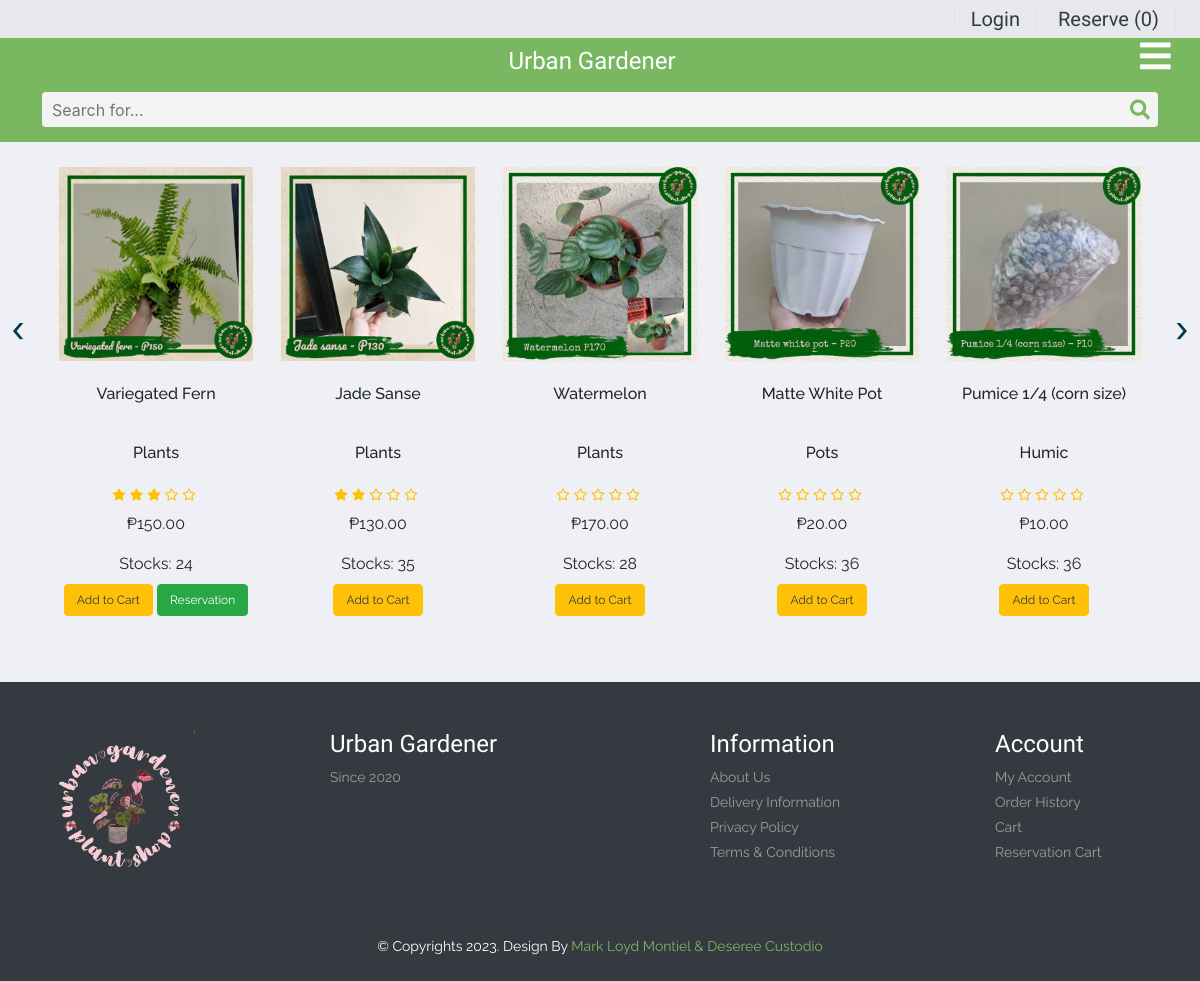
The page /product.php on the database its author committed.
### tables this page shows
CREATE TABLE `product` (
  `item_id` int(11) NOT NULL,
  `item_brand` varchar(200) NOT NULL,
  `item_name` varchar(255) NOT NULL,
  `item_price` double(10,2) NOT NULL,
  `small_price` double(10,2) NOT NULL,
  `medium_price` double(10,2) NOT NULL,
  `large_price` double(10,2) NOT NULL,
  `item_image` varchar(255) NOT NULL,
  `small_image` varchar(255) NOT NULL,
  `medium_image` varchar(255) NOT NULL,
  `large_image` varchar(255) NOT NULL,
  `item_quantity` int(11) NOT NULL,
  `small_quantity` int(11) NOT NULL,
  `medium_quantity` int(11) NOT NULL,
  `large_quantity` int(11) NOT NULL,
  `item_reservation` varchar(200) NOT NULL,
  `item_register` datetime DEFAULT NULL
);

### product.php (called while the page is built, shortened)
<?php
include('header.php');
?>
<?php
        include('Template/__review_template.php');
        include('Template/__top-sale.php');
?>
<?php
include('footer.php');
?>

### Template/__top-sale.php (the view, shortened to what this page needs)
<section id="top-sale">
    <div class="container py-5">
        <h4 class="font-eduvic font-size-24" id="top-sale">Most Popular</h4>
        <div class="owl-carousel owl-theme">
            <?php
            $select_product = mysqli_query($conn, "SELECT * FROM `product` ORDER BY rand()") or die('query failed');
            if(mysqli_num_rows($select_product) > 0){
                while($fetch_product = mysqli_fetch_assoc($select_product)){
                    $item_reservation = $fetch_product['item_reservation'];
                    $item_id = $fetch_product['item_id'];
                    $total_quantity = $fetch_product['small_quantity'] + $fetch_product['medium_quantity'] + $fetch_product['large_quantity'];
            ?>
            <div class="item p-2">
                <div class="product font-rale">
                    <form action="product" method="post">
                        <button type="submit" style="border: 0px;"><img src="<?php echo isset($fetch_product['item_image']) ? $fetch_product['item_image'] : "./assets/products/product-1.jpg"; ?>" alt="product1" class="img-fluid"></button>
                    </form>
                    <div class="text-center">
                        <h6 class="py-3"><?php echo isset($fetch_product['item_name']) ? $fetch_product['item_name'] : "Unknown"; ?></h6>
                        <h6 class="py-3"><?php echo isset($fetch_product['item_brand']) ? $fetch_product['item_brand'] : "Unknown"; ?></h6>
                        <div class="rating text-warning font-size-12">
                            <?php
                            $review_query = mysqli_query($conn, "SELECT * FROM `review_table`  WHERE item_id = '$item_id'") or die("query failed");
                            $total_rating = 0;
                            $average_rating = 0;
                            $total_review = 0;
                            while($fetch_review = mysqli_fetch_assoc($review_query)){
                                $user_rating = $fetch_review['user_rating'];
                                $total_rating = $total_rating + $user_rating;
                                $total_review++;
                                $average_rating = $total_rating/$total_review;
                            }
                            if($average_rating >= 0 && $average_rating <= 0.49){
                                echo '<span><i class="far fa-star mr-1"></i></span>';
                                echo '<span><i class="far fa-star mr-1"></i></span>';
                                echo '<span><i class="far fa-star mr-1"></i></span>';
                                echo '<span><i class="far fa-star mr-1"></i></span>';
                                echo '<span><i class="far fa-star mr-1"></i></span>';
                            }elseif($average_rating <= 0.99 && $average_rating >= 0.5){
                                echo '<i class="fas fa-star-half-alt mr-1"></i>';
                                echo '<span><i class="far fa-star mr-1"></i></span>';
                                echo '<span><i class="far fa-star mr-1"></i></span>';
                                echo '<span><i class="far fa-star mr-1"></i></span>';
                                echo '<span><i class="far fa-star mr-1"></i></span>';
                            }elseif($average_rating >= 1 && $average_rating <= 1.49){
                                echo '<i class="fas fa-star text-warning mr-1 main_star"></i>';
                                echo '<span><i class="far fa-star mr-1"></i></span>';
                                echo '<span><i class="far fa-star mr-1"></i></span>';
                                echo '<span><i class="far fa-star mr-1"></i></span>';
                                echo '<span><i class="far fa-star mr-1"></i></span>';
                            }elseif($average_rating <= 1.99 && $average_rating >= 1.5){
                                echo '<i class="fas fa-star text-warning mr-1 main_star"></i>';
                                echo '<i class="fas fa-star-half-alt mr-1"></i>';
                                echo '<span><i class="far fa-star mr-1"></i></span>';
                                echo '<span><i class="far fa-star mr-1"></i></span>';
                                echo '<span><i class="far fa-star mr-1"></i></span>';
                            }elseif($average_rating >= 2 && $average_rating <= 2.49){
                                echo '<i class="fas fa-star text-warning mr-1 main_star"></i>';
                                echo '<i class="fas fa-star text-warning mr-1 main_star"></i>';
                                echo '<span><i class="far fa-star mr-1"></i></span>';
                                echo '<span><i class="far fa-star mr-1"></i></span>';
                                echo '<span><i class="far fa-star mr-1"></i></span>';
                            }elseif($average_rating <= 2.99 && $average_rating >= 2.5){
                                echo '<i class="fas fa-star text-warning mr-1 main_star"></i>';
                                echo '<i class="fas fa-star text-warning mr-1 main_star"></i>';
                                echo '<span><i class="fas fa-star-half-alt mr-1"></i></span>';
                                echo '<span><i class="far fa-star mr-1"></i></span>';
                                echo '<span><i class="far fa-star mr-1"></i></span>';
                            }elseif($average_rating >= 3 && $average_rating <= 3.49){
                                echo '<i class="fas fa-star text-warning mr-1 main_star"></i>';
                                echo '<i class="fas fa-star text-warning mr-1 main_star"></i>';
                                echo '<i class="fas fa-star text-warning mr-1 main_star"></i>';
                                echo '<span><i class="far fa-star mr-1"></i></span>';
                                echo '<span><i class="far fa-star mr-1"></i></span>';
                            }elseif($average_rating <= 3.99 && $average_rating >= 3.5 ){
                                echo '<i class="fas fa-star text-warning mr-1 main_star"></i>';
                                echo '<i class="fas fa-star text-warning mr-1 main_star"></i>';
                                echo '<i class="fas fa-star text-warning mr-1 main_star"></i>';
                                echo '<i class="fas fa-star-half-alt mr-1"></i>';
                                echo '<i class="far fa-star mr-1"></i>';
                            }elseif($average_rating <= 4.99 && $average_rating >= 4.5){
                                echo '<i class="fas fa-star text-warning mr-1 main_star"></i>';
                                echo '<i class="fas fa-star text-warning mr-1 main_star"></i>';
                                echo '<i class="fas fa-star text-warning mr-1 main_star"></i>';
                                echo '<i class="fas fa-star text-warning mr-1 main_star"></i>';
                                echo '<i class="fas fa-star-half-alt mr-1 main_star"></i>';
                            }else{
                                echo '<span><i class="far fa-star mr-1"></i></span>';
                                echo '<span><i class="far fa-star mr-1"></i></span>';
                                echo '<span><i class="far fa-star mr-1"></i></span>';
                                echo '<span><i class="far fa-star mr-1"></i></span>';
                                echo '<span><i class="far fa-star mr-1"></i></span>';
                            }
                            ?>
                        </div>
                        <div class="price py-2">
                            <span>₱<?php echo isset($fetch_product['small_price']) ? $fetch_product['small_price'] : '0'; ?></span>
                        </div>
                        <div class="price py-2">
                            <span>Stocks: <?php echo $total_quantity ?? "0"; ?></span>
                        </div>
                        <form method="post">
                            <?php
                            $item_id = $fetch_product['item_id'];
                            if($total_quantity > 0) {
                                echo '<a class="btn btn-warning text-dark font-size-12"  id="open-edit" style="text-decoration: none" href="';
                                echo $_SERVER['PHP_SELF'] . '?item_id_popup=';
                                echo $item_id . PHP_EOL . '#top-sale">';
                                echo 'Add to Cart </a>';
                                if($item_reservation == 'Reservation'){
                                    echo '<a class="btn btn-success text-white font-size-12" onclick="popupValue()" id="open-edit" style="text-decoration: none" href="';
                                    echo $_SERVER['PHP_SELF'] . '?item_id_popup=';
                                    echo $item_id . PHP_EOL . '#top-sale">';
                                    echo 'Reservation </a>';
                                }
                            }
                            ?>
                        </form>
                    </div>
                </div>
            </div>
            <?php };
            }; ?>
        </div>
    </div>
</section>

### rows shown on the page
product: item_image (picture), item_name "Variegated Fern", item_brand "Plants", small_price "150.00", total_quantity "24"
product: item_image (picture), item_name "Jade Sanse", item_brand "Plants", small_price "130.00", total_quantity "35"
product: item_image (picture), item_name "Watermelon", item_brand "Plants", small_price "170.00", total_quantity "28"
product: item_image (picture), item_name "Matte White Pot", item_brand "Pots", small_price "20.00", total_quantity "36"
product: item_image (picture), item_name "Pumice 1/4 (corn size)", item_brand "Humic", small_price "10.00", total_quantity "36"

### other values the page prints
$username "Login"
$countreservation "0"
